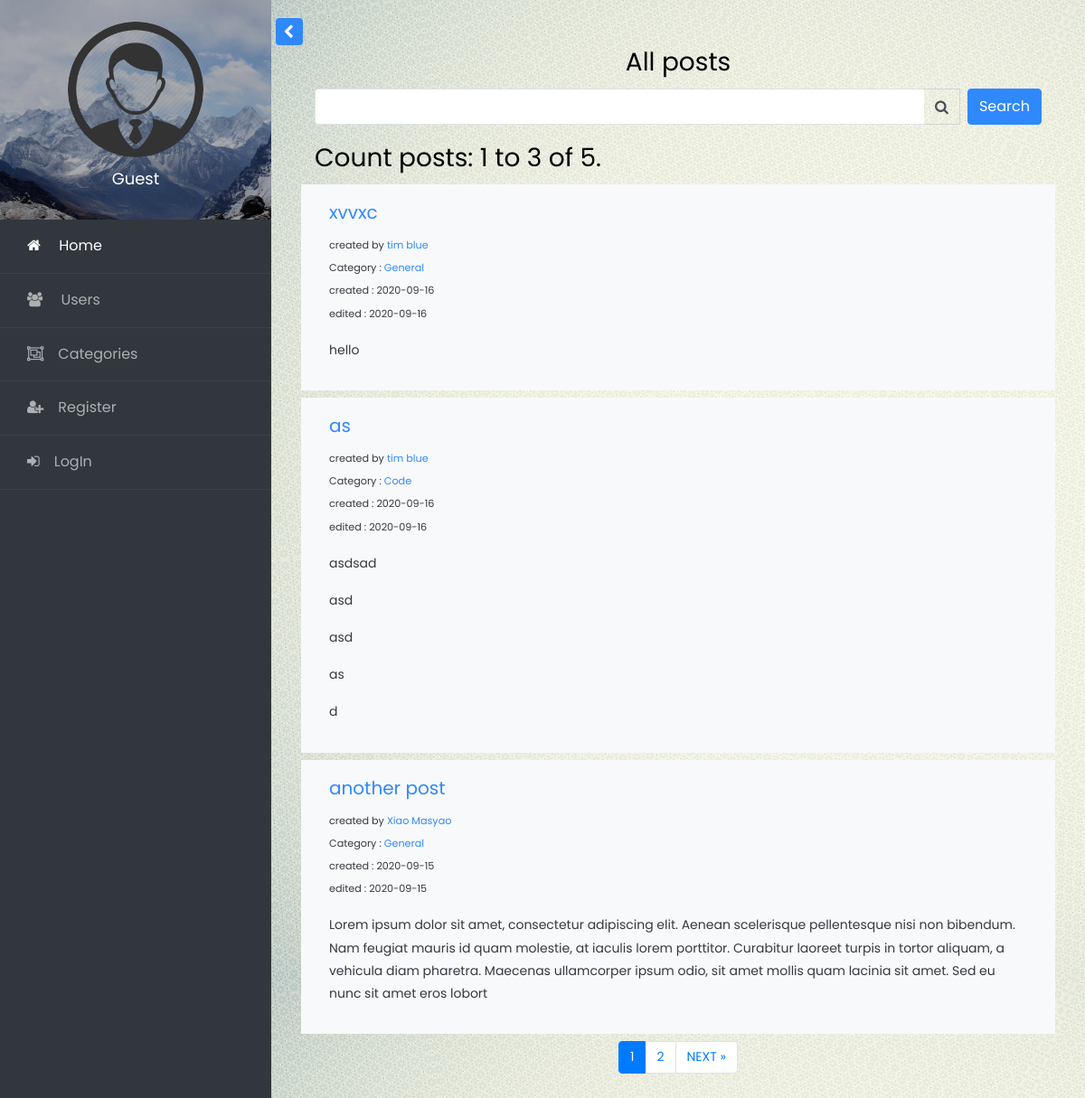
The app's page /, older data.
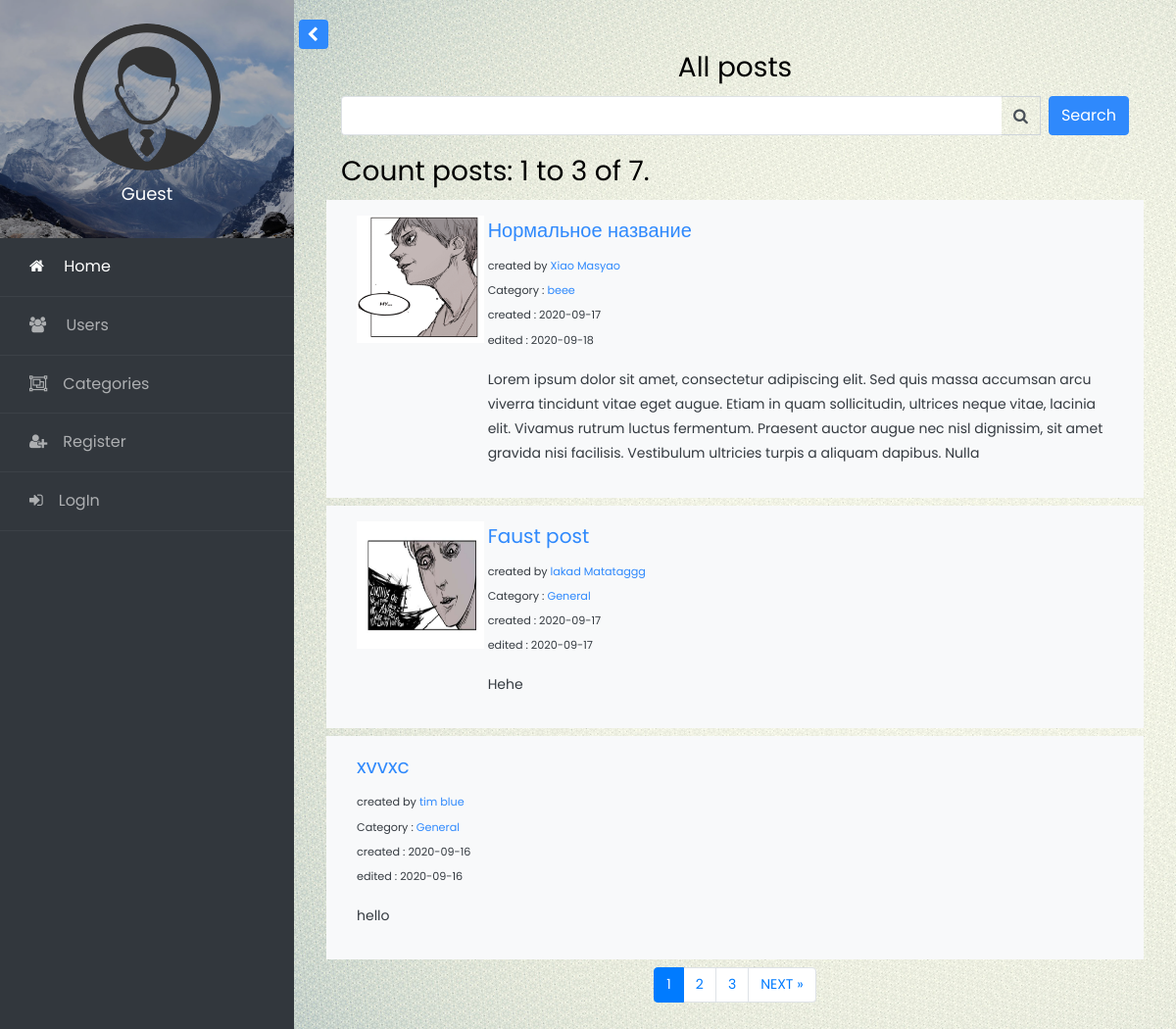
The same page, newer data.
### blog/models.py (models this page shows, shortened)
class Post(models.Model):
    title = models.CharField(max_length=200)
    author = models.ForeignKey(User, on_delete=models.CASCADE)
    slug = models.SlugField(max_length=250)
    category=models.ForeignKey(Category, on_delete=models.CASCADE)
    body = RichTextField()
    post_date = models.DateTimeField(default=datetime.now)
    update_date = models.DateTimeField(default=datetime.now)
    picture = models.ImageField(upload_to='posts/', null=True, blank=True)
    likes = models.ManyToManyField(User,related_name='blog_post')
    class Meta:
        ordering = ["-post_date"]

class Category(models.Model):
    name = models.CharField(max_length=200,unique=True)
    slug = models.SlugField(max_length=250,unique=True)
    def __str__(self):
        return self.name

### main/views.py (the view)
# urls.py: path('',AllPostListView.as_view(),name='home'),
class AllPostListView(ListView):
    model=Post
    template_name = 'main/home.html'
    paginate_by=3
    def get_context_data(self,*args,**kwards):
        query = self.request.GET.get('q')
        post_list=Post.objects.all()
        context=super(AllPostListView,self).get_context_data(*args,**kwards)
        p = Paginator(post_list, self.paginate_by)
        context['page_obj']=p.page(context['page_obj'].number)
        context['nbar']='home'
        return context

### main/templates/main/home.html (shortened to what this page needs)
{%extends "main/wrapper.html" %}
  {% block content %}
  <h3 align="center">All posts</h3>
  <form method="GET" action="{% url 'search_results_all_posts' %}">
        <div class="form-row">
            <div class="form-group col-12">
                <div class="input-group">
                    <input class="form-control py-2 border-right-0 border" type="search" name="q" placeholder="Find post" />
                    <span class="input-group-append">
                        <div class="input-group-text bg-transparent">
                            <i class="fa fa-search"></i>
                        </div>
                    </span>
                    <button type="submit"  class="btn btn-primary ml-2">Search</button>
                </div>
            </div>
        </div>
  </form>
    <h3>Count posts: {{ page_obj.start_index }} to {{ page_obj.end_index }} of {{ page_obj.paginator.count }}.</h3>
    {% for post in page_obj %}
    <div class="row p-3 mb-2 bg-light text-dark">
      {% if post.picture %}
        <div class="col-2">
          <img src="{{ post.picture.url }}" style="height: 130px; width:130px;"/>
        </div>
       {% endif %}
       <div class="col">
            <h5><a href="{% url 'show_post' post.slug %}">{{post.title}}</a></h5>
            <small>created by <a href="{% url 'show_blog' post.author.id %}"> {{post.author.first_name}} {{post.author.last_name}}</a></small><br/>
            <small>Category : <a href="{% url 'show_category' post.category.slug %}">{{ post.category }}</a></small><br/>
            <small>created : {{ post.post_date|date:"Y-m-d" }}</small><br/>
            <small>edited : {{ post.update_date|date:"Y-m-d" }}</small><br/>
            <p>{{ post.body|safe|slice:":350"}}</p>
       </div>
    </div>
    {% endfor %}
{% endblock %}

Row changes from the older to the newer data that the page shows:
no longer on this page (row unchanged): Post: title "as", author.first_name "tim", author.last_name "blue", category "Code", post_date "2020-09-16", update_date "2020-09-16", body "asdsad asd asd as d"
no longer on this page (row edited): Post: title "another post", author.first_name "Xiao", author.last_name "Masyao", category "General", post_date "2020-09-15", update_date "2020-09-15", body "Lorem ipsum dolor sit amet, consectetur adipiscing elit. Aenean scelerisque pellentesque nisi non bibendum. Nam feugiat mauris id quam molestie, at iaculis lorem porttitor. Curabitur laoreet turpis in tortor aliquam, a vehicula diam pharetra. Maecenas ullamcorper ipsum odio, sit amet mollis quam lacinia sit amet. Sed eu nunc sit amet eros lobort"
added Post: picture (picture), title "Нормальное название", author.first_name "Xiao", author.last_name "Masyao", category "beee", post_date "2020-09-17", update_date "2020-09-18", body "Lorem ipsum dolor sit amet, consectetur adipiscing elit. Sed quis massa accumsan arcu viverra tincidunt vitae eget augue. Etiam in quam sollicitudin, ultrices neque vitae, lacinia elit. Vivamus rutrum luctus fermentum. Praesent auctor augue nec nisl dignissim, sit amet gravida nisi facilisis. Vestibulum ultricies turpis a aliquam dapibus. Nulla"
added Post: picture (picture), title "Faust post", author.first_name "lakad", author.last_name "Matataggg", category "General", post_date "2020-09-17", update_date "2020-09-17", body "Hehe"
Text that changed along with them:
{{ page_obj.paginator.count }}: "5" → "7"
new list line: "3"
